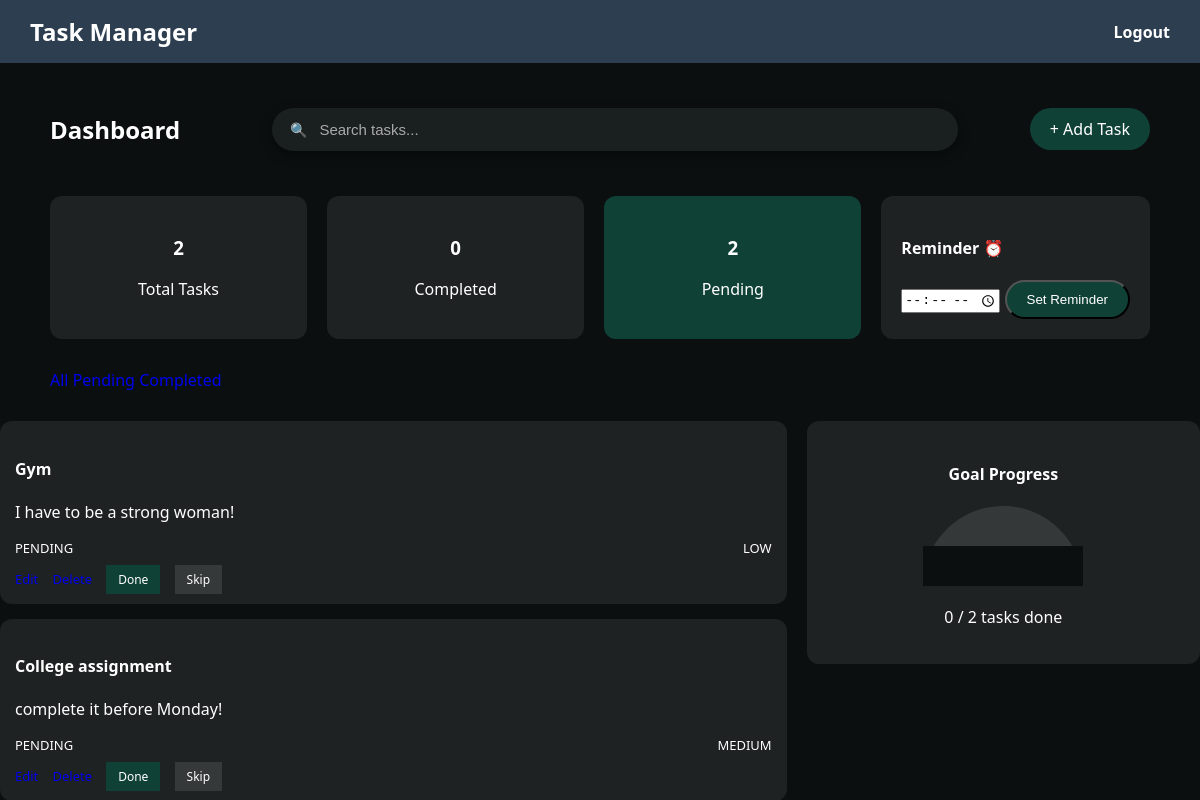
Before: /tasks/?filter=PENDING (signed in) with the older database file.
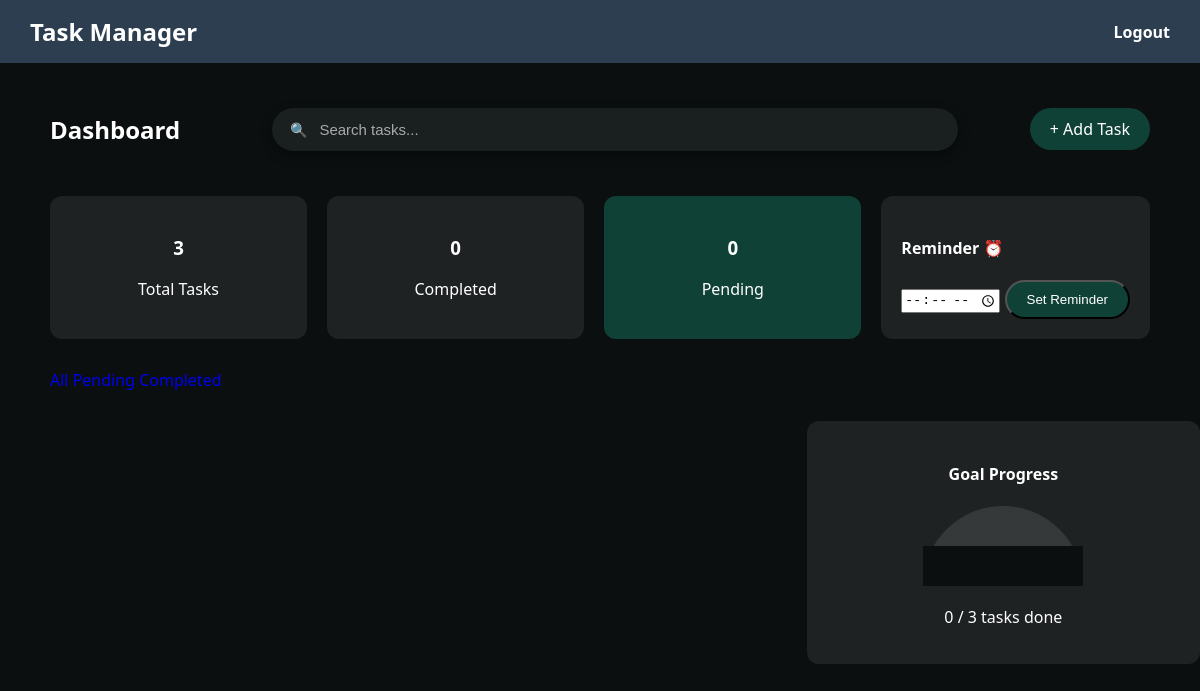
After: the same page with the newer database file.
### tasks/models.py (models this page shows, shortened)
class Task(models.Model): #Database table for tasks-> connected to admin panel-> created DB structure using migrations
    STATUS_CHOICE = [
        ('PENDING', 'Pending'), # First value → stored in DB (PENDING), Second value → shown to user (Pending)
        ('COMPLETED', 'Completed'),
    ]
    PRIORITY_CHOICES = [
        ('LOW', 'Low'),
        ('MEDIUM', 'Medium'),
        ('HIGH', 'High'),
    ]
    title = models.CharField(max_length=200) #short textfield , with max len of 200 chars
    description = models.TextField() #long textfield, no max len
    status = models.CharField(max_length=10, choices=STATUS_CHOICE, default='PENDING') #stores only PENDING or COMPLETED, default is PENDING
    priority = models.CharField(max_length=10, choices=PRIORITY_CHOICES, default='MEDIUM') #stores only LOW, MEDIUM or HIGH, default is MEDIUM
    deadline = models.DateTimeField() #Ex: 2024-06-30 23:59:00
    created_at = models.DateTimeField(auto_now_add=True) #automatically set to current date and time when task is created, cannot be changed later(set only once at creation)
    user = models.ForeignKey(User, on_delete=models.CASCADE) # on_delete=models.CASCADE means if user is deleted, all their tasks will also be deleted (cascading delete)

### tasks/views.py (the view)
# urls.py: path('tasks/',views.task_list),
@login_required
def task_list(request):
    filter_type = request.GET.get('filter', 'ALL').upper()
    tasks = Task.objects.filter(user=request.user)
    if filter_type == "PENDING":
        tasks = tasks.filter(status="PENDING")
    elif filter_type == "COMPLETED":
        tasks = tasks.filter(status="COMPLETED")
    search = request.GET.get('search')
    if search:
        tasks = tasks.filter(title__icontains=search)
    total_tasks = Task.objects.filter(user=request.user).count()
    completed_tasks = Task.objects.filter(user=request.user, status='COMPLETED').count()
    pending_tasks = Task.objects.filter(user=request.user, status='PENDING').count()
    if total_tasks > 0:
        progress = int((completed_tasks / total_tasks) * 100)
    else:
        progress = 0
    context = {
        'tasks': tasks,
        'filter': filter_type,   # ⭐ THIS LINE
        'total_tasks': total_tasks,
        'completed_tasks': completed_tasks,
        'pending_tasks': pending_tasks,
        'progress': progress,
    }
    return render(request, 'task_list.html', context)

### tasks/templates/task_list.html (shortened to what this page needs)
{% extends 'base.html' %}
{% load static %}
{% block extra_css %}
<link rel="stylesheet" href="{% static 'css/dashboard.css' %}">
{% endblock %}
{% block content %}
<div class="dashboard">
    <div class="dashboard-header">
        <h2>Dashboard</h2>
        <form method="GET" class="search-box">
            <div class="search-wrapper">
                <span class="search-icon">🔍</span>
                <input type="text" name="search" placeholder="Search tasks...">
            </div>
        </form>
        <a href="/create-task/" class="btn primary">+ Add Task</a>
    </div>
    <div class="stats">
    <div class="stat-card {% if not request.GET.filter or request.GET.filter == 'ALL' %}active{% endif %}">
        <h3>{{ total_tasks }}</h3>
        <p>Total Tasks</p>
    </div>
    <div class="stat-card {% if request.GET.filter == 'COMPLETED' %}active{% endif %}">
        <h3>{{ completed_tasks }}</h3>
        <p>Completed</p>
    </div>
    <div class="stat-card {% if request.GET.filter == 'PENDING' %}active{% endif %}">
        <h3>{{ pending_tasks }}</h3>
        <p>Pending</p>
    </div>
    <div class="reminder-card">
        <h4>Reminder ⏰</h4>
        <input type="time" id="reminder-time">
        <button type="button" id="reminder-btn" class="btn primary">
            Set Reminder
        </button>
    </div>
</div>
    <div class="filters">
        <a href="/tasks/?filter=ALL">All</a>
        <a href="/tasks/?filter=PENDING">Pending</a>
        <a href="/tasks/?filter=COMPLETED">Completed</a>
    </div>
</div>
    <div class="main-grid">
        <div class="tasks-section">
            {% for task in tasks %}
            <div class="task-card">
                <h4>{{ task.title }}</h4>
                <p>{{ task.description }}</p>
                <div class="task-meta">
                    <span>{{ task.status }}</span>
                    <span>{{ task.priority }}</span>
                </div>
                <div class="task-actions">
                    <a href="/edit-task/{{ task.id }}/">Edit</a>
                    <a href="/delete-task/{{ task.id }}/">Delete</a>
                    {% if task.status != "COMPLETED" %}
                        <a href="/complete-task/{{ task.id }}/" class="btn small success">Done</a>
                    {% endif %}
                    <a href="/skip-task/{{ task.id }}/" class="btn small skip">Skip</a>
                </div>
            </div>
            {% endfor %}
        </div>
        <div class="side-panel">
            <div class="goal-tracker">
            <h4>Goal Progress</h4>
            <div class="semi-circle">
                <div class="semi-circle-fill" style="--progress: {{ progress }};"></div>
                <div class="semi-circle-inner">
                    <span>{{ progress }}%</span>
                </div>
            </div>
            <p>{{ completed_tasks }} / {{ total_tasks }} tasks done</p>
        </div>
        </div>
    </div>
{% endblock %}

### tasks/templates/base.html (shortened to what this page needs)
{% load static %}
<!DOCTYPE html>
<html>
<head>
    <link rel="stylesheet" href="{% static 'css/base.css' %}">
    {% block extra_css %}{% endblock %}
</head>
<body>
    {% if request.path != '/login/' and request.path != '/signup/' %}
    <header>
        <div>
            <h2>Task Manager</h2>
        </div>
        <div>
            <a href="/logout/">Logout</a>
        </div>
    </header>
    {% endif %}
    <main>
        {% block content %}
        {% endblock %}
    </main>
</body>
</html>

### tasks/static/css/base.css (style rules this page uses)
body { margin: 0; font-family: 'Segoe UI', sans-serif; background-color: #f4f6f9; }
header { background-color: #2c3e50; color: white; padding: 15px 30px; display: flex; justify-content: space-between; align-items: center; }
header h2 { margin: 0; }
header a { color: white; text-decoration: none; font-weight: bold; }
body { margin: 0; font-family: 'Segoe UI', sans-serif; background: #0b0f0f; color: white; }
a { text-decoration: none !important; }

### tasks/static/css/dashboard.css (style rules this page uses)
body { background: #0b0f0f; color: white; font-family: 'Segoe UI', sans-serif; }
.dashboard { padding: 30px 50px; }
.dashboard-header { display: flex; align-items: center; gap: 20px; }
.dashboard-header h2 { min-width: 150px; }
.search-box { flex: 1; display: flex; justify-content: center; }
.search-wrapper { display: flex; align-items: center; width: 100%; max-width: 650px; padding: 12px 18px; border-radius: 999px; background: #1a1f1f; box-shadow: 0 4px 12px rgba(0,0,0,0.4); transition: 0.3s; }
.search-icon { margin-right: 10px; font-size: 14px; color: #aaa; }
.search-wrapper input { flex: 1; border: none; outline: none; background: transparent; color: white; font-size: 15px; }
.search-wrapper input::placeholder { color: #aaa; }
.btn.primary { background: #104137; color: white; padding: 10px 20px; border-radius: 25px; text-decoration: none; transition: 0.3s; }
.stats { display: flex; gap: 20px; margin: 30px 0; }
.stat-card { flex: 1; padding: 20px; border-radius: 12px; background: rgba(255,255,255,0.08); text-align: center; }
.main-grid { display: grid; grid-template-columns: 2fr 1fr; gap: 20px; }
.tasks-section { display: grid; gap: 15px; }
.side-panel { display: flex; flex-direction: column; gap: 20px; }
.reminder-card { background: rgba(255,255,255,0.08); padding: 20px; border-radius: 12px; }
.stat-card { flex: 1; padding: 20px; border-radius: 12px; background: rgba(255,255,255,0.08); text-align: center; transition: 0.3s; }
.stat-card.active { background: #104137; color: white; }
.stats { display: flex; gap: 20px; }
.goal-tracker { background: rgba(255,255,255,0.08); padding: 20px; border-radius: 12px; text-align: center; }
.semi-circle { position: relative; width: 160px; height: 80px; margin: 20px auto; overflow: hidden; }
.semi-circle-fill { width: 160px; height: 160px; border-radius: 50%; background: conic-gradient( #104137 calc(var(--progress) * 1%), rgba(255,255,255,0.1) 0% ); transform: rotate(180deg); position: absolute; top: 0; left: 0; }
.semi-circle::after { content: ""; position: absolute; bottom: 0; left: 0; width: 100%; height: 50%; background: #0b0f0f; }
.semi-circle-inner { position: absolute; bottom: 10px; width: 100%; text-align: center; font-size: 18px; font-weight: bold; }

Changed rows visible on the page:
no longer on this page (row edited): Task: title "Gym", description "I have to be a strong woman!", status "PENDING", priority "LOW"
no longer on this page (row edited): Task: title "College assignment", description "complete it before Monday!", status "PENDING", priority "MEDIUM"
Other visible differences:
{{ total_tasks }}: "2" → "3"
{{ pending_tasks }}: "2" → "0"
